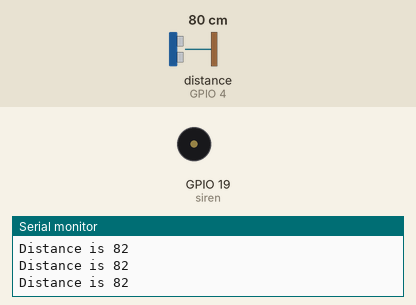
Simulated run of this sketch. Board: ESP32. Shown: buzzer (waves = sounding, pin HIGH), the last lines printed to the serial monitor. Wiring (inferred from the names in the program): ultrasonic range finder: trigger GPIO 2; echo GPIO 4. The inputs (shaded band) are chosen by the test bench; at power-on: distance to the obstacle (sensor on GPIO 4) 80 cm. The echo pulse lasts 58.3 µs per cm; pins used as bus, display or sensor lines are not drawn.

Above: at 1.2 s.
1.3 s: distance to the obstacle (sensor on GPIO 4) set to 2 cm
At 2.3 s:
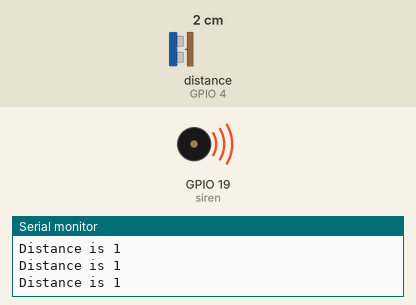
2.9 s: distance to the obstacle (sensor on GPIO 4) set to 35 cm
At 3.8 s:
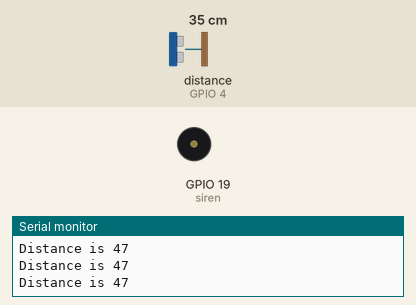
5.0 s: distance to the obstacle (sensor on GPIO 4) set to 4 cm
At 5.8 s:
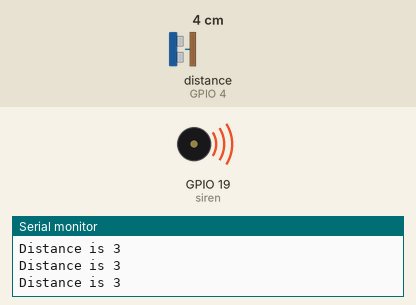
Timing chart, 0 to 8.0 s (numbered marks = the images above; inputs shaded):
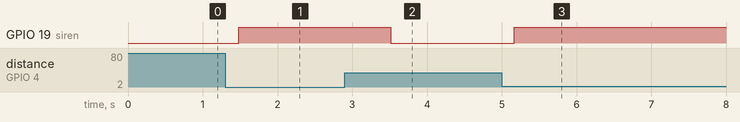

Measured:
- after the input at 1.3 s, GPIO 19 (siren): LOW → HIGH after 0.18 s
- after the input at 2.9 s, GPIO 19 (siren): HIGH → LOW after 0.61 s
- after the input at 5.0 s, GPIO 19 (siren): LOW → HIGH after 0.17 s

The sketch:

ESP32_HCSR04_SIREN.ino
```cpp
// the setup function runs once when you press reset or power the board
#define trig 2
#define echo 4
#define min_trigger_interval 5 // in ms
#define detect_distance 25 // in cm
#define min_siren_on_time 500 // in ms
#define siren 19

bool previous_state = 0;
unsigned long t_start = 0;
unsigned long t_end = 0;
unsigned long t_last_trigger = 0;
unsigned long t_high_time= 0;
int distance = 0;

void setup() {
  // initialize digital pin LED_BUILTIN as an output.
  pinMode(trig, OUTPUT);
  pinMode(echo, INPUT);
  Serial.begin(115200);
  pinMode(siren , OUTPUT);
}

// the loop function runs over and over again forever
void loop() {
  if(previous_state == 0 && millis() - t_last_trigger > min_trigger_interval)
  {
  digitalWrite(trig , LOW);
  delayMicroseconds(2);
  digitalWrite(trig , HIGH);
  delayMicroseconds(10);
  digitalWrite(trig , LOW);

  }
  if(previous_state == 0 && digitalRead(echo) == HIGH)
  {
    previous_state = 1;
    t_start = micros();
  }
  if(previous_state == 1 && digitalRead(echo) == LOW)
  {
    t_end = micros();
    previous_state = 0;
    distance = (unsigned long)(t_end - t_start) * 0.033/2;
    Serial.print("Distance is ");
    Serial.println(distance);
    delay(100);
    if(distance < detect_distance)
    {
      digitalWrite(siren,HIGH);
      t_high_time = millis();
    }
  }
  if(millis() - t_high_time > min_siren_on_time)
  {
    digitalWrite(siren,LOW);
  }
}
```
